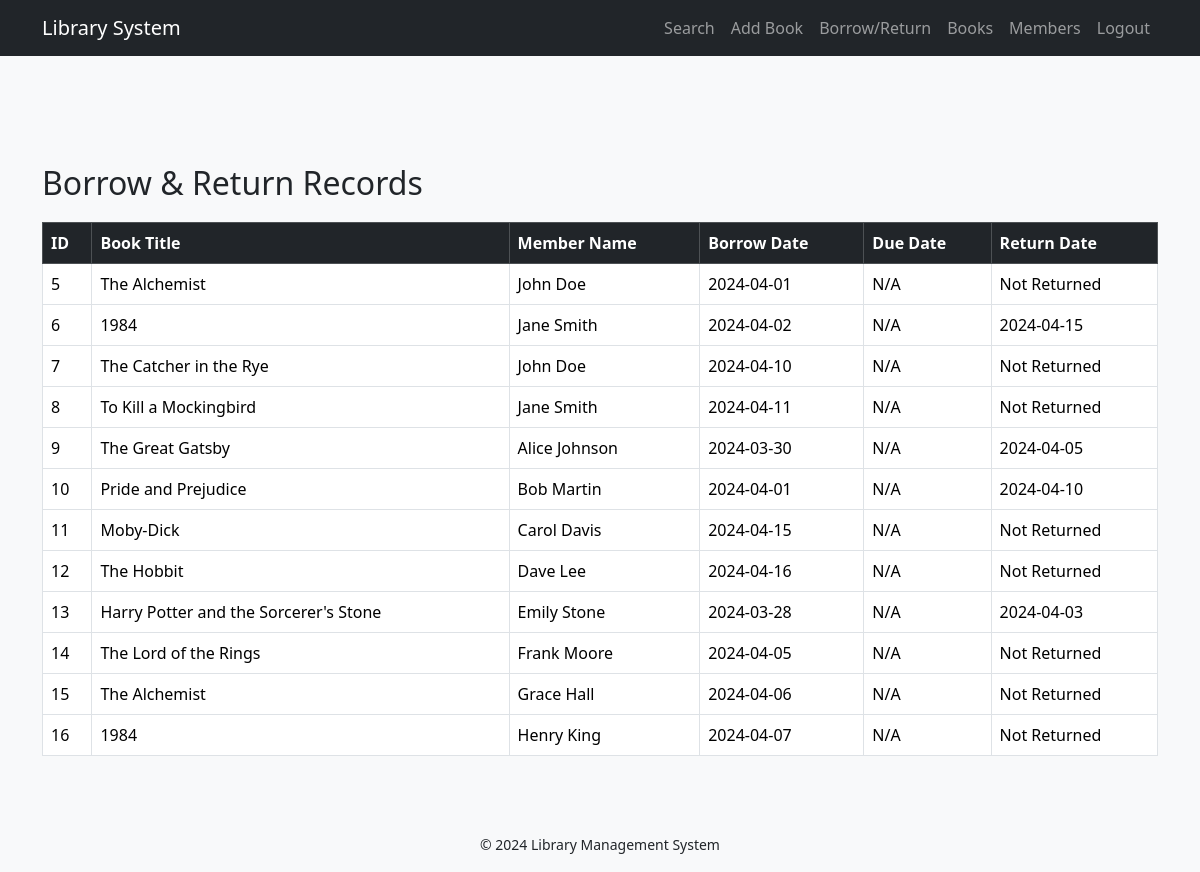
/borrow (signed in), run on the app's committed database.
### tables this page shows
CREATE TABLE `borrow_records` (`id`, `book_id`, `member_id`, `borrow_date`, `return_date`, `due_date`);

CREATE TABLE `books` (`id`, `title`, `author`, `isbn`, `quantity`);

CREATE TABLE `members` (`id`, `name`, `email`, `phone`);

### app.py (the view)
@app.route('/borrow')
@login_required
def borrow():
    conn = db_connection()
    cursor = conn.cursor()
    cursor.execute("""
        SELECT br.id, b.title, m.name, br.borrow_date, br.return_date, br.due_date
        FROM borrow_records br
        JOIN books b ON br.book_id = b.id
        JOIN members m ON br.member_id = m.id
    """)
    records = cursor.fetchall()
    cursor.close()
    conn.close()
    today = date.today()
    return render_template('borrow_return.html', records=records, today=today)

### app.py (called while the page is built)
def db_connection():
    conn = sqlite3.connect('data.sqlite')   # or your correct database file
    conn.row_factory = sqlite3.Row
    return conn

@login_manager.user_loader
def load_user(user_id):
    conn = db_connection()
    cursor = conn.cursor()
    cursor.execute("SELECT * FROM users WHERE id = ?", (user_id,))
    user = cursor.fetchone()
    cursor.close()
    conn.close()
    if user:
        return User(user['id'], user['username'], user['password'], user['role'])
    return None

### templates/borrow_return.html
{% extends 'layout.html' %}
{% block content %}
<h2>Borrow & Return Records</h2>
<table class="table table-bordered table-hover">
    <thead class="table-dark">
        <tr>
            <th>ID</th>
            <th>Book Title</th>
            <th>Member Name</th>
            <th>Borrow Date</th>
            <th>Due Date</th>
            <th>Return Date</th>
        </tr>
    </thead>
    <tbody>
        {% for record in records %}
        {% if record.return_date is none and record.due_date and record.due_date < today %}
            <tr class="table-danger">
        {% else %}
            <tr>
        {% endif %}
            <td>{{ record.id }}</td>
            <td>{{ record.title }}</td>
            <td>{{ record.name }}</td>
            <td>{{ record.borrow_date }}</td>
            <td>{{ record.due_date if record.due_date else "N/A" }}</td>
            <td>{{ record.return_date if record.return_date else "Not Returned" }}</td>
        </tr>
        {% endfor %}
    </tbody>
</table>
{% endblock %}

### static/style.css (style rules this page uses)
body { padding-top: 70px; background-color: #f8f9fa; }
h2 { margin-bottom: 20px; }

### data on the page
borrow_records: id "5", title "The Alchemist", name "John Doe", borrow_date "2024-04-01", due_date "N/A", return_date "Not Returned"
borrow_records: id "6", title "1984", name "Jane Smith", borrow_date "2024-04-02", due_date "N/A", return_date "2024-04-15"
borrow_records: id "7", title "The Catcher in the Rye", name "John Doe", borrow_date "2024-04-10", due_date "N/A", return_date "Not Returned"
borrow_records: id "8", title "To Kill a Mockingbird", name "Jane Smith", borrow_date "2024-04-11", due_date "N/A", return_date "Not Returned"
borrow_records: id "9", title "The Great Gatsby", name "Alice Johnson", borrow_date "2024-03-30", due_date "N/A", return_date "2024-04-05"
borrow_records: id "10", title "Pride and Prejudice", name "Bob Martin", borrow_date "2024-04-01", due_date "N/A", return_date "2024-04-10"
borrow_records: id "11", title "Moby-Dick", name "Carol Davis", borrow_date "2024-04-15", due_date "N/A", return_date "Not Returned"
borrow_records: id "12", title "The Hobbit", name "Dave Lee", borrow_date "2024-04-16", due_date "N/A", return_date "Not Returned"
borrow_records: id "13", title "Harry Potter and the Sorcerer's Stone", name "Emily Stone", borrow_date "2024-03-28", due_date "N/A", return_date "2024-04-03"
borrow_records: id "14", title "The Lord of the Rings", name "Frank Moore", borrow_date "2024-04-05", due_date "N/A", return_date "Not Returned"
borrow_records: id "15", title "The Alchemist", name "Grace Hall", borrow_date "2024-04-06", due_date "N/A", return_date "Not Returned"
borrow_records: id "16", title "1984", name "Henry King", borrow_date "2024-04-07", due_date "N/A", return_date "Not Returned"
